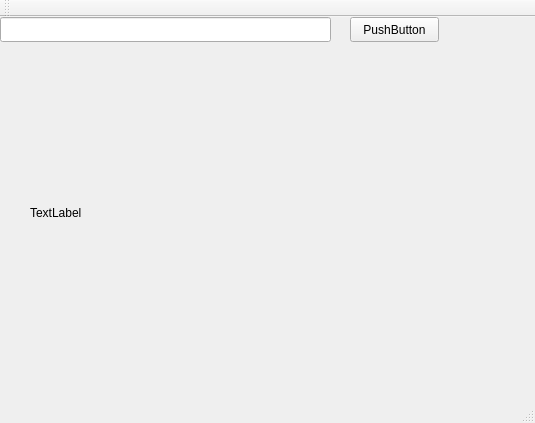
<?xml version="1.0" encoding="UTF-8"?>
<ui version="4.0">
 <class>MainWindow</class>
 <widget class="QMainWindow" name="MainWindow">
  <property name="geometry">
   <rect>
    <x>0</x>
    <y>0</y>
    <width>535</width>
    <height>423</height>
   </rect>
  </property>
  <property name="windowTitle">
   <string>MainWindow</string>
  </property>
  <widget class="QWidget" name="centralWidget">
   <widget class="QLineEdit" name="lineEdit">
    <property name="geometry">
     <rect>
      <x>0</x>
      <y>0</y>
      <width>331</width>
      <height>25</height>
     </rect>
    </property>
   </widget>
   <widget class="QLabel" name="label">
    <property name="geometry">
     <rect>
      <x>30</x>
      <y>30</y>
      <width>481</width>
      <height>331</height>
     </rect>
    </property>
    <property name="text">
     <string>TextLabel</string>
    </property>
   </widget>
   <widget class="QPushButton" name="pushButton">
    <property name="geometry">
     <rect>
      <x>350</x>
      <y>0</y>
      <width>89</width>
      <height>25</height>
     </rect>
    </property>
    <property name="text">
     <string>PushButton</string>
    </property>
   </widget>
  </widget>
  <widget class="QMenuBar" name="menuBar">
   <property name="geometry">
    <rect>
     <x>0</x>
     <y>0</y>
     <width>535</width>
     <height>22</height>
    </rect>
   </property>
  </widget>
  <widget class="QToolBar" name="mainToolBar">
   <attribute name="toolBarArea">
    <enum>TopToolBarArea</enum>
   </attribute>
   <attribute name="toolBarBreak">
    <bool>false</bool>
   </attribute>
  </widget>
  <widget class="QStatusBar" name="statusBar"/>
 </widget>
 <layoutdefault spacing="6" margin="11"/>
 <resources/>
 <connections/>
</ui>
